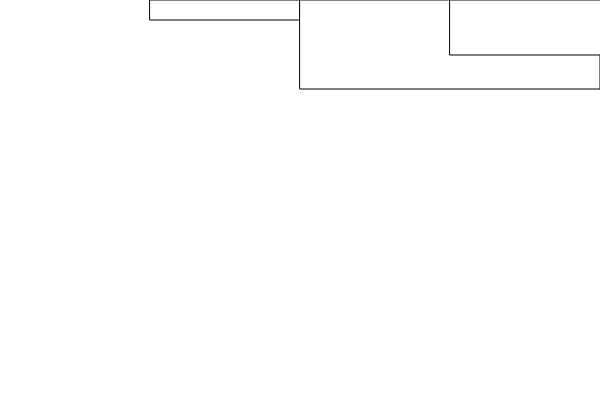
Frame 1 (no input)
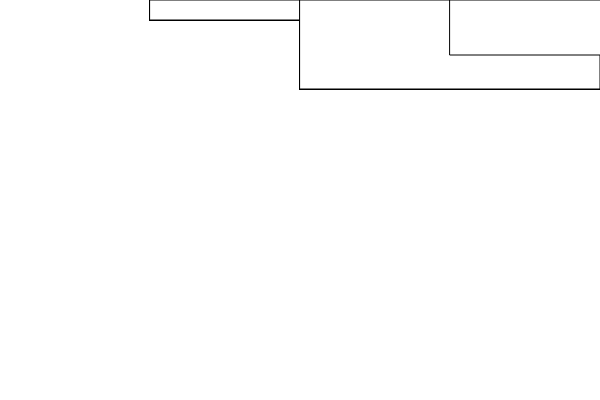
Frame 60 (no input)
Frame 120 (the mouse pressed at the canvas centre since frame 60): identical to frame 60, image omitted

The p5.js sketch that drew these frames (run headless with seeded random() and noise() and a simulated clock; from frame 60 on, the mouse is pressed at the canvas centre):

// p5.js sketch
// ── sketch.js
// Example 2-10: objects

var ages = { kate: 20, max: 89, kai: 55 };

function setup() {
  createCanvas(600, 400);
}

function draw() {
  rect(width/4, 0, width/4, ages.kate);
  rect(2*width/4, 0, 2*width/4, ages.max);
  rect(3*width/4, 0, 3*width/4, ages.kai);
}
